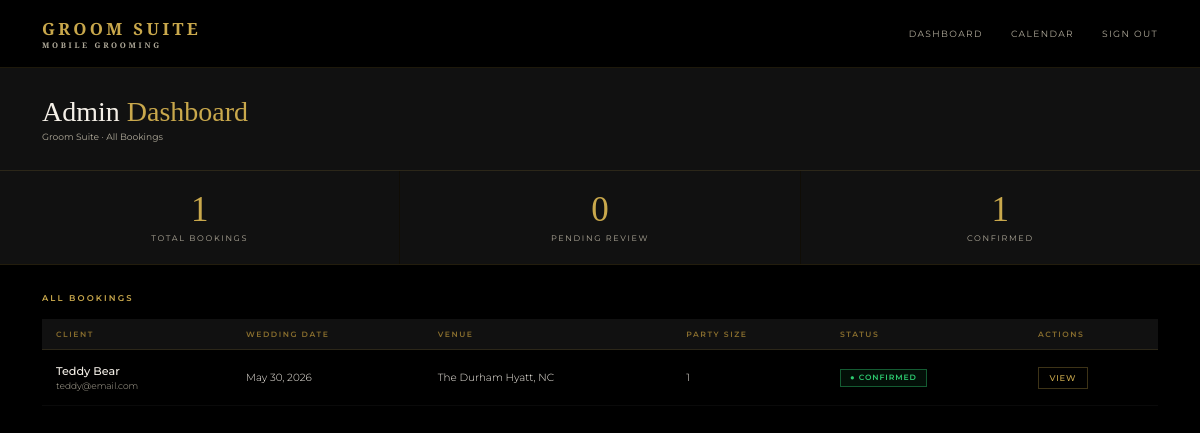
Page /admin (signed in) on the earlier database version.
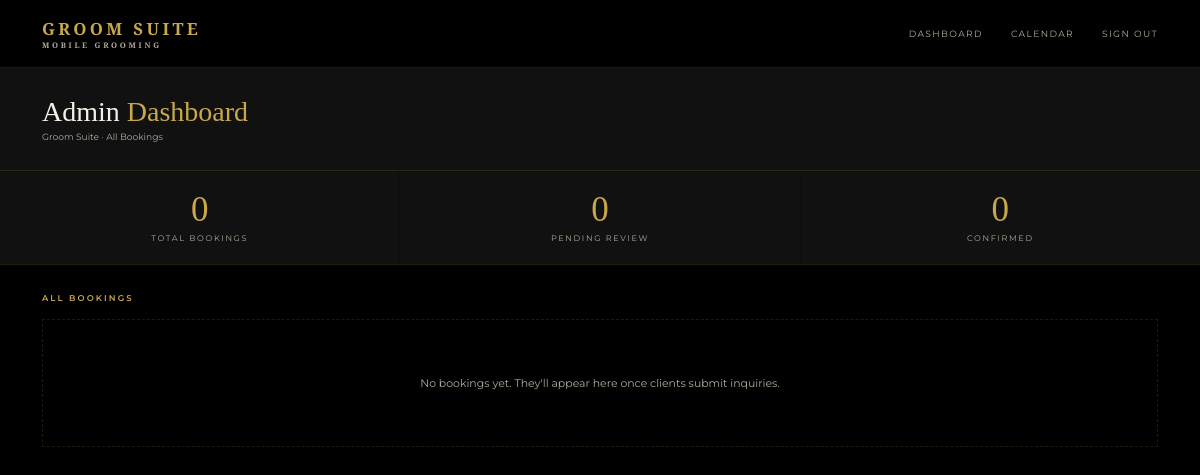
Same page on the later database version.
### models.py (models this page shows)
class Booking(db.Model):
    id = db.Column(db.Integer, primary_key=True)
    wedding_date = db.Column(db.String(50), nullable=False)
    venue = db.Column(db.String(200), nullable=False)
    start_time = db.Column(db.String(20))
    party_size = db.Column(db.Integer, default=1)
    package = db.Column(db.String(100))
    addons = db.Column(db.String(200))
    notes = db.Column(db.Text)
    status = db.Column(db.String(20), default='pending')
    created_at = db.Column(db.DateTime, default=datetime.utcnow)
    user_id = db.Column(db.Integer, db.ForeignKey('user.id'), nullable=False)
    party_members = db.relationship('PartyMember', backref='booking', lazy=True)

class User(UserMixin, db.Model):
    id = db.Column(db.Integer, primary_key=True)
    name = db.Column(db.String(100), nullable=False)
    email = db.Column(db.String(120), unique=True, nullable=False)
    password = db.Column(db.String(200), nullable=False)
    role = db.Column(db.String(20), default='client')
    phone = db.Column(db.String(20))
    password_changed = db.Column(db.Boolean, default=False)
    bookings = db.relationship('Booking', backref='client', lazy=True)

### routes.py (the view)
    @app.route('/admin')
    @login_required
    @admin_required
    def admin_dashboard():
        bookings = Booking.query.order_by(Booking.wedding_date).all()
        total = len(bookings)
        pending = len([b for b in bookings if b.status == 'pending'])
        confirmed = len([b for b in bookings if b.status == 'confirmed'])
        return render_template('admin/dashboard.html',
            bookings=bookings,
            total=total,
            pending=pending,
            confirmed=confirmed)

### app.py (called while the page is built)
@app.template_filter('format_date')
def format_date(value):
    try:
        return datetime.strptime(value, '%Y-%m-%d').strftime('%B %d, %Y')
    except:
        return value

### auth.py (called while the page is built)
def register_routes(app, login_manager):
    @login_manager.user_loader
    def load_user(user_id):
        return db.session.get(User, int(user_id))
    @app.route('/login', methods=['GET', 'POST'])
    def login():
        if request.method == 'POST':
            email = request.form.get('email')
            password = request.form.get('password')
            user = User.query.filter_by(email=email).first()
            if user and check_password_hash(user.password, password):
                login_user(user)
                if user.role == 'admin':
                    return redirect(url_for('index'))
                return redirect(url_for('portal'))
            flash('Invalid email or password')
        return render_template('login.html')
    @app.route('/logout')
    @login_required
    def logout():
        logout_user()
        return redirect(url_for('index'))

### routes.py (called while the page is built)
def admin_required(f):
    @wraps(f)
    def decorated_function(*args, **kwargs):
        if not current_user.is_authenticated or current_user.role != 'admin':
            return redirect(url_for('index'))
        return f(*args, **kwargs)
    return decorated_function

### templates/admin/dashboard.html (shortened to what this page needs)
{% extends 'base.html' %}
{% block content %}
<div class="admin-header">
  <div>
    <h1 class="admin-title">Admin <span>Dashboard</span></h1>
    <p class="admin-meta">Groom Suite · All Bookings</p>
  </div>
</div>
<div class="stats-bar">
  <div class="stat-card">
    <div class="stat-value">{{ total }}</div>
    <div class="stat-label">Total Bookings</div>
  </div>
  <div class="stat-card">
    <div class="stat-value">{{ pending }}</div>
    <div class="stat-label">Pending Review</div>
  </div>
  <div class="stat-card">
    <div class="stat-value">{{ confirmed }}</div>
    <div class="stat-label">Confirmed</div>
  </div>
</div>
<div class="admin-body">
  <div class="table-header">
    <div class="table-title">All Bookings</div>
  </div>
  {% if bookings %}
  <table class="bookings-table">
    <thead>
      <tr>
        <th>Client</th>
        <th>Wedding Date</th>
        <th>Venue</th>
        <th>Party Size</th>
        <th>Status</th>
        <th>Actions</th>
      </tr>
    </thead>
    <tbody>
      {% for booking in bookings %}
      <tr>
        <td>
          <div class="client-name">{{ booking.client.name }}</div>
          <div class="client-email">{{ booking.client.email }}</div>
        </td>
        <td>{{ booking.wedding_date | format_date }}</td>
        <td>{{ booking.venue }}</td>
        <td>{{ booking.party_size }}</td>
        <td>
          <span class="badge badge-{{ booking.status }}">
            ● {{ booking.status|capitalize }}
          </span>
        </td>
        <td>
          <div class="action-btns">
            <a href="{{ url_for('booking_detail', id=booking.id) }}" class="action-btn action-view">View</a>
          </div>
        </td>
      </tr>
      {% endfor %}
    </tbody>
  </table>
  {% else %}
  <div class="empty-state">
    <p>No bookings yet. They'll appear here once clients submit inquiries.</p>
  </div>
  {% endif %}
</div>
{% endblock %}

### templates/base.html (shortened to what this page needs)
<!DOCTYPE html>
<html lang="en">
<head>
  <link rel="stylesheet" href="{{ url_for('static', filename='css/style.css') }}?v={{ range(1, 99999) | random }}">
</head>
<body>
  <nav class="navbar">
    <div class="nav-logo">Groom Suite <span>Mobile Grooming</span></div>
    <div class="nav-links">
      {% if current_user.is_authenticated %}
        {% if current_user.role == 'admin' %}
          <a href="{{ url_for('admin_dashboard') }}">Dashboard</a>
          <a href="#">Calendar</a>
        {% else %}
          <a href="{{ url_for('portal') }}">My Booking</a>
        {% endif %}
        <a href="{{ url_for('logout') }}">Sign Out</a>
      {% else %}
        <a href="{{ url_for('index') }}">Home</a>
        <a href="{{ url_for('inquiry') }}">Book Now</a>
        <a href="{{ url_for('login') }}">Login</a>
      {% endif %}
    </div>
  </nav>
  {% block content %}{% endblock %}
</body>
</html>

### static/css/style.css (style rules this page uses)
*, *::before, *::after { box-sizing: border-box; margin: 0; padding: 0; }
:root { --gold: #C9A84C; --gold-light: #E8C96A; --gold-dim: #8a6f2e; --black: #000000; --black-2: #111111; --black-3: #1A1A1A; --black-5: #2C2C2C; --white: #F5F0E8; --white-dim: #b0aa9a; --font-display: 'Cormorant Garamond', serif; --font-body: 'Montserrat', sans-serif; }
html { font-size: 14px; }
body { font-family: var(--font-body); background: var(--black); color: var(--white); min-height: 100vh; }
.navbar { display: flex; align-items: center; justify-content: space-between; padding: 1.2rem 3rem; background: rgba(0,0,0,0.95); border-bottom: 1px solid rgba(201,168,76,0.15); position: sticky; top: 0; z-index: 100; }
.nav-logo { font-family: var(--font-display); font-size: 1.2rem; font-weight: 600; color: var(--gold); letter-spacing: 0.2em; text-transform: uppercase; }
.nav-logo span { display: block; font-size: 0.55rem; letter-spacing: 0.35em; color: var(--white-dim); }
.nav-links { display: flex; gap: 2rem; }
.nav-links a { font-size: 0.65rem; letter-spacing: 0.15em; text-transform: uppercase; color: var(--white-dim); text-decoration: none; transition: color 0.2s; }
.admin-header { padding: 2rem 3rem; background: var(--black-2); border-bottom: 1px solid rgba(201,168,76,0.15); }
.admin-title { font-family: var(--font-display); font-size: 2rem; font-weight: 300; }
.admin-title span { color: var(--gold); }
.admin-meta { font-size: 0.65rem; color: var(--white-dim); margin-top: 0.25rem; }
.stats-bar { display: grid; grid-template-columns: repeat(3, 1fr); gap: 1px; background: rgba(201,168,76,0.08); border-bottom: 1px solid rgba(201,168,76,0.1); }
.stat-card { background: var(--black-2); padding: 1.5rem 2rem; text-align: center; }
.stat-value { font-family: var(--font-display); font-size: 2.5rem; font-weight: 300; color: var(--gold); line-height: 1; }
.stat-label { font-size: 0.58rem; letter-spacing: 0.2em; text-transform: uppercase; color: var(--white-dim); margin-top: 0.4rem; }
.admin-body { padding: 2rem 3rem; }
.table-header { display: flex; align-items: center; justify-content: space-between; margin-bottom: 1.2rem; }
.table-title { font-size: 0.6rem; letter-spacing: 0.25em; text-transform: uppercase; color: var(--gold); font-weight: 600; }
.empty-state { text-align: center; padding: 4rem 2rem; color: var(--white-dim); font-size: 0.78rem; border: 1px dashed rgba(201,168,76,0.15); }

Differences in the rows shown:
removed Booking: client.name "Teddy Bear", client.email "teddy@email.com", wedding_date "May 30, 2026", venue "The Durham Hyatt, NC", party_size "1", status "CONFIRMED"
Other differences:
{{ total }}: "1" → "0"
{{ confirmed }}: "1" → "0"
text no longer shown: "CLIENT WEDDING DATE VENUE PARTY SIZE STATUS ACTIONS"
text now shown: "No bookings yet. They'll appear here once clients submit inquiries."
